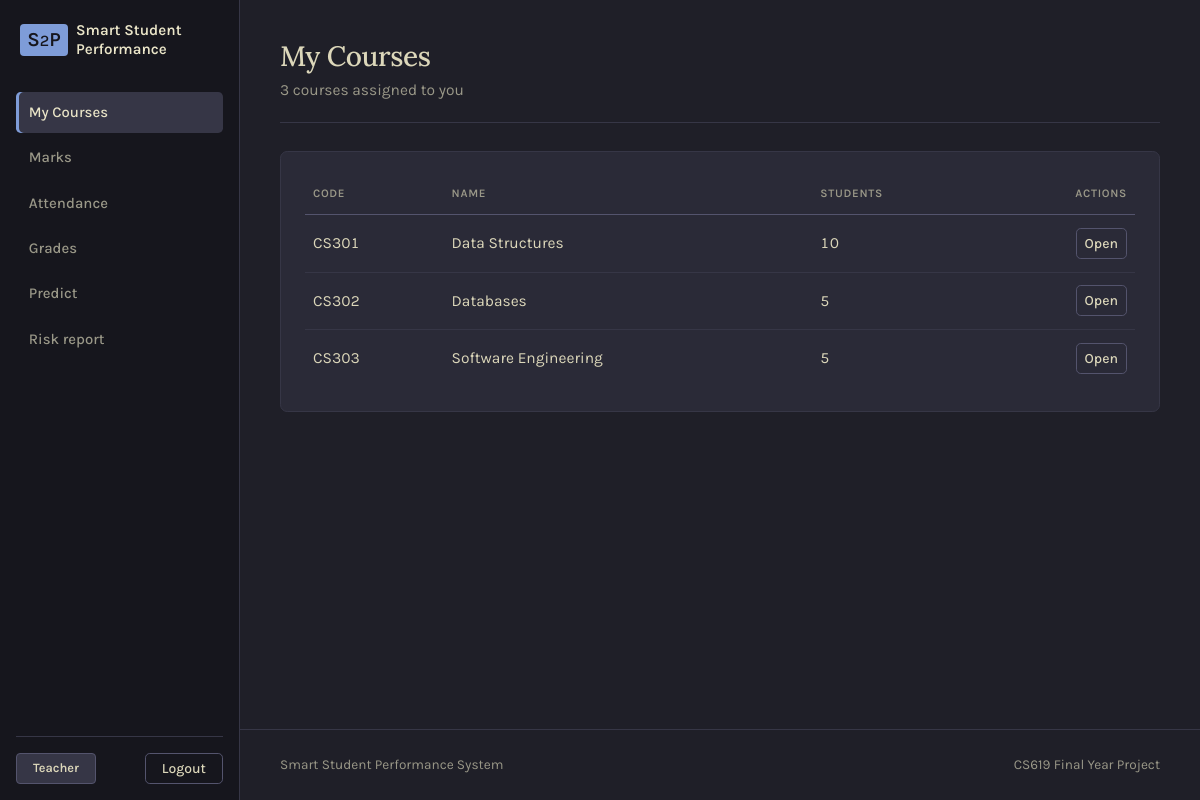
Page /dashboard (signed in) on the committed database.
### app/models.py (models this page shows)
class Course(db.Model):
    id = db.Column(db.Integer, primary_key=True)
    course_name = db.Column(db.String(100), nullable=False)
    course_code = db.Column(db.String(20), unique=True, nullable=False)
    teacher_id = db.Column(db.Integer, db.ForeignKey("user.id"), nullable=False)
    teacher = db.relationship("User")
    enrollments = db.relationship(
        "Enrollment", backref="course", cascade="all, delete-orphan"
    )
    marks = db.relationship("Marks", backref="course", cascade="all, delete-orphan")
    attendance_records = db.relationship(
        "Attendance", backref="course", cascade="all, delete-orphan"
    )
    predictions = db.relationship(
        "Prediction", backref="course", cascade="all, delete-orphan"
    )

### app/routes.py (the view, shortened to what this page needs)
@main.route("/dashboard")
@login_required
def dashboard():
    role = session.get("role")
    if role == ROLE_TEACHER:
        my_courses = (
            Course.query.filter_by(teacher_id=session["user_id"])
            .order_by(Course.course_code)
            .all()
        )
        return render_template(
            "teacher_dashboard.html",
            my_courses=my_courses,
        )
    flash("You do not have permission to access this page.", "danger")
    return redirect(url_for("main.index"))

### app/routes.py (called while the page is built)
def login_required(view):
    @wraps(view)
    def wrapped_view(*args, **kwargs):
        if "user_id" not in session:
            flash("Please log in to continue.", "warning")
            return redirect(url_for("main.login"))
        return view(*args, **kwargs)
    return wrapped_view

### app/templates/teacher_dashboard.html (shortened to what this page needs)
{% extends 'base.html' %}
{% block content %}
  <div class="page-header">
    <h1 class="h2 mb-1">My Courses</h1>
    <p class="text-muted mb-0">
      {{ my_courses|length }} course{{ '' if my_courses|length == 1 else 's' }} assigned to you
    </p>
  </div>
  <div class="surface-card p-4 mb-5">
    {% if my_courses %}
      <div class="table-responsive">
        <table class="table align-middle">
          <thead>
            <tr>
              <th>Code</th>
              <th>Name</th>
              <th>Students</th>
              <th class="text-end">Actions</th>
            </tr>
          </thead>
          <tbody>
            {% for course in my_courses %}
              <tr>
                <td class="text-nowrap">{{ course.course_code }}</td>
                <td>{{ course.course_name }}</td>
                <td>{{ course.enrollments|length }}</td>
                <td class="text-end text-nowrap">
                  <a class="btn btn-outline-secondary btn-sm"
                     href="{{ url_for('main.teacher_course', course_id=course.id) }}">Open</a>
                </td>
              </tr>
            {% endfor %}
          </tbody>
        </table>
      </div>
    {% else %}
      <p class="text-muted mb-0">No courses are assigned to you yet.</p>
    {% endif %}
  </div>
{% endblock %}

### app/static/CSS/style.css (style rules this page uses)
:root { --bg-base: #1f1f28; --bg-navbar: #16161d; --bg-surface: #2a2a37; --bg-input: #181820; --bg-hover: #363646; --border-subtle: #363646; --border-input: #54546d; --border-hover: #938aa9; --text-primary: #dcd7ba; --text-bright: #eae5c8; --text-muted: #9a9888; --accent: #7e9cd8; --accent-hover: #6c8bc9; --accent-danger: #e46876; --accent-success: #98bb6c; --accent-warning: #e6c384; --radius-sm: 0.25rem; --radius-md: 0.3rem; --radius-lg: 0.4rem; --radius-xl: 0.45rem; }
html { color-scheme: dark; }
body { min-height: 100vh; font-family: "Karla", system-ui, -apple-system, "Segoe UI", sans-serif; font-size: 0.97rem; line-height: 1.6; color: var(--text-primary); background: var(--bg-base); -webkit-font-smoothing: antialiased; }
.app-shell { display: flex; flex-direction: column; }
a { color: var(--accent); text-decoration: none; }
.page-header { margin-bottom: 2rem; }
.surface-card { background: var(--bg-surface); border: 1px solid var(--border-subtle); border-radius: var(--radius-xl); color: var(--text-primary); box-shadow: none !important; }
h1, h2, h3, h4, h5, h6 { color: var(--text-bright); font-weight: 600; letter-spacing: -0.015em; line-height: 1.25; }
h1, h2 { font-family: "Lora", Georgia, serif; }
.text-muted { color: var(--text-muted) !important; }
.btn { border-radius: var(--radius-md); font-weight: 500; transition: background-color 0.12s ease, border-color 0.12s ease, color 0.12s ease; }
.btn-outline-secondary { border-color: var(--border-input); color: var(--text-primary); }
.table { --bs-table-color: var(--text-primary); --bs-table-bg: transparent; --bs-table-border-color: var(--border-subtle); margin-bottom: 0; }
.table > :not(:first-child) { border-top: 0; }
.table thead th { padding-bottom: 0.7rem; font-size: 0.72rem; font-weight: 600; letter-spacing: 0.06em; text-transform: uppercase; color: var(--text-muted); border-bottom: 1px solid var(--border-input); }
.table tbody td { padding-top: 0.8rem; padding-bottom: 0.8rem; font-variant-numeric: tabular-nums; }
.table tbody tr:last-child td { border-bottom: 0; }
.table-responsive { border-radius: var(--radius-lg); }
.page-header { padding-bottom: 1.25rem; margin-bottom: 1.75rem; border-bottom: 1px solid var(--border-subtle); }
.page-header h1 { font-size: 1.75rem; }
@media (min-width: 992px) { body:has(.app-navbar .gap-1) { padding-left: 15rem; } }

### rows in the picture
Course: course_code "CS301", course_name "Data Structures", enrollments|length "10"
Course: course_code "CS302", course_name "Databases", enrollments|length "5"
Course: course_code "CS303", course_name "Software Engineering", enrollments|length "5"

### other values in the picture
{{ session.get("role").capitalize() }} "Teacher"
{{ my_courses|length }} "3"
{{ '' if my_courses|length == 1 else 's' }} "s"
